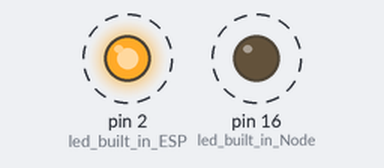
This sketch was run on a simulated Arduino Uno, built with avr-gcc and run on an emulated ATmega328P. Parts: output pins drawn as LEDs (lit = HIGH). Dashed ring = blinking.

Above: at 0.5 s.
Timing chart, 0 to 4.6 s (numbered marks = the images above):
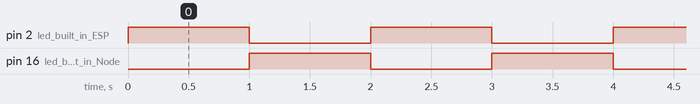

Measured:
- by itself, pin 2 (led_built_in_ESP), pin 16 (led_built_in_Node): alternates HIGH for 1.0 s and LOW for 1.0 s

The sketch:

led.ino
```cpp
#define led_built_in_ESP 2
#define led_built_in_Node 16

void setup() {
  pinMode(led_built_in_ESP, OUTPUT);
  pinMode(led_built_in_Node, OUTPUT);
}
void loop() {
  digitalWrite(led_built_in_ESP,  HIGH);
  digitalWrite(led_built_in_Node, LOW);
  delay(1000);
  digitalWrite(led_built_in_ESP,  LOW);
  digitalWrite(led_built_in_Node, HIGH);
  delay(1000);
}
```
